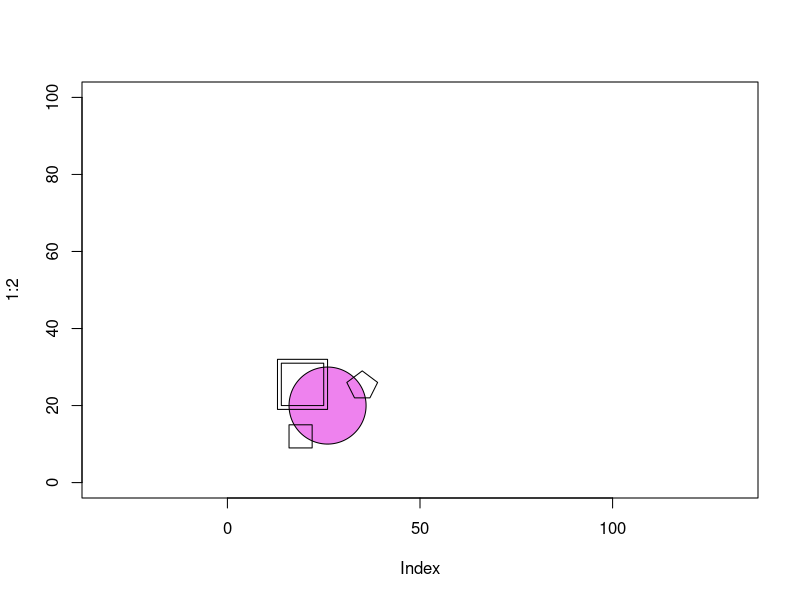

Write the R code that produced this figure.
## ---- chunk 1
circle <- function(x,y,r){
  angles<- seq(0,(2*pi), length=1000)
  xpts <- x + r*cos(angles)
  ypts <- y + r*sin(angles)
  polygon(xpts, ypts, xlim=c(0,40), ylim=c(0,40), type="l", col= "#ee82ee",asp=1)
 }
canvas <- function(min=0,max=100){
  plot(1:2, type='n', xlim=c(min,max), ylim=c(min,max),asp=1)
}
 canvas()
 circle(26,20, 10)
 polygon(c(14,25,25,14), c(20,20,31,31))
 polygon(c(13,26,26,13), c(19,19,32,32))
 polygon(c(16,22,22,16),  c(9,9,15,15))
 polygon(c(33,31,35,39,37),  c(22,26,29,26,22))
